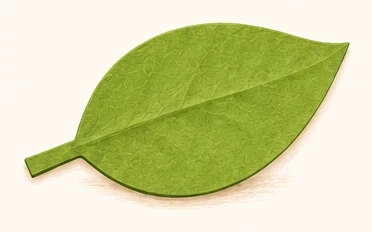
#> input picture assets/illustrationen/objekte/blatt_papier.webp, 372 x 232 px
$ python freistellen.py
#> lines starting #> are read from the running program, lines starting #| are printed output that depends on the picture
"""Freigestellte Kopien der Objekt-Bilder für die App (Originale in assets/ bleiben unverändert).
Der helle Hintergrund wird von den Rändern her per Flutfüllung transparent gemacht,
weiße Dinge innerhalb des Objekts (Wolke, Mond-Rückseite) bleiben erhalten.
Aufruf: python3 app/scripts/freistellen.py"""
import glob, os
from PIL import Image, ImageDraw, ImageFilter

ROOT = os.path.join(os.path.dirname(__file__), '..', '..')
SRC = os.path.join(ROOT, 'assets/illustrationen/objekte')
DST = os.path.join(ROOT, 'app/src/gen/objekte')
os.makedirs(DST, exist_ok=True)
OHNE = {'vogelschatten.webp', 'plakat.webp', 'gelbe_kreise_vorne.webp', 'gelbe_kreise_hinten.webp', 'kinder_hinten.webp', 'raum_leer.webp'}  # ganze Bilder mit eigenem Papiergrund: nicht freistellen
JOBS = [(f, os.path.join(DST, os.path.basename(f))) for f in sorted(glob.glob(os.path.join(SRC, '*.webp'))) if os.path.basename(f) not in OHNE and not os.path.basename(f).startswith(('u15_', 'pulli_', 'kraft_'))]
# Figuren, die im Spiel als Ding gelegt werden (z. B. Spur 2: die Lese-Raupe unter das Blatt)
FREI = os.path.join(ROOT, 'app/src/gen/frei')
os.makedirs(FREI, exist_ok=True)
JOBS += [(os.path.join(ROOT, f'assets/illustrationen/raupe/{n}.webp'), os.path.join(FREI, f'raupe_{n}.webp')) for n in ('staunt', 'lob')]
# Vorschau v7: alle Stimmungen der Lese-Raupe und der Kinder freigestellt (stehen auf dunklem Grund und auf Kork)
JOBS += [(os.path.join(ROOT, f'assets/illustrationen/raupe/{n}.webp'), os.path.join(FREI, f'raupe_{n}.webp')) for n in ('denkt', 'tipp', 'lacht', 'klatscht', 'traurig', 'muede')]
JOBS += [(os.path.join(ROOT, f'assets/illustrationen/{k}/{n}.webp'), os.path.join(FREI, f'{k}_{n}.webp')) for k in ('mila', 'ben', 'oskar') for n in ('denkt', 'froh', 'staunt', 'besorgt', 'lacht', 'traurig')]
# Garderobe (D-08): Symbole freistellen, Raupen-Figuren verkleinert freistellen
GAR = os.path.join(ROOT, 'assets/illustrationen/garderobe')
GDST = os.path.join(ROOT, 'app/src/gen/garderobe')
os.makedirs(GDST, exist_ok=True)
for n in ('fliege', 'schal', 'brille', 'notizbuch', 'taschenlampe', 'hut', 'mondbrosche', 'tasche'):
    JOBS += [(os.path.join(GAR, f'{n}.webp'), os.path.join(GDST, f'{n}.webp')), (os.path.join(GAR, f'raupe_{n}.webp'), os.path.join(GDST, f'raupe_{n}.webp'))]
# v8: Nebenfiguren (Kinder) freistellen
KDST = os.path.join(ROOT, 'app/src/gen/kinder')
os.makedirs(KDST, exist_ok=True)
JOBS += [(f, os.path.join(KDST, os.path.basename(f))) for f in sorted(glob.glob(os.path.join(ROOT, 'assets/illustrationen/kinder', '*.webp')))]
# Haus der Lese-Raupe (02_design/PROMPT_RAUPENHAUS.md): Raupe isst, Raupe mit goldener Lupe – nur, wenn die Bilder schon da sind
JOBS += [(f, os.path.join(FREI, 'raupe_' + os.path.basename(f))) for n in ('isst', 'schlaeft', 'lupe', 'brrr') for f in glob.glob(os.path.join(ROOT, f'assets/illustrationen/raupe/{n}.webp'))]
# Feinere Schwelle / größere Breite für Bilder mit weißen Flächen am Rand (Elster: weißer Bauch)
SCHWELLE = {}
BREITE = {'voegel.webp': 1400}
WARM = set()
for f, ziel in JOBS:
    src = Image.open(f)
#> src is the input picture: PIL image 372x232 RGB; mean R, G, B 208.8, 212.6, 160.3
    if src.mode == 'RGBA':  # hat schon Transparenz (z. B. Tasche, Mondbrosche): nur übernehmen
        src.save(ziel, 'WEBP', quality=88, method=6); print('✓', os.path.basename(f)); continue
    im = src.convert('RGB')
    b = BREITE.get(os.path.basename(f), 640)
    if max(im.size) > b + 60: im.thumbnail((b, b))  # große Figuren für die App verkleinern
    w, h = im.size
#> w = 372; h = 232
    work = im.copy()
    if os.path.basename(f) in WARM:  # cremiger Grund, weiße Flächen im Bild: nur warmen Grund als Hintergrund zählen
        wp = work.load()
        for yy in range(h):
            for xx in range(w):
                r_, g_, b_ = wp[xx, yy]
                wp[xx, yy] = (250, 246, 236) if (r_ > 228 and g_ > 224 and r_ - b_ >= 6) else (0, 0, 0) if (r_ > 228 and g_ > 224) else wp[xx, yy]
    seeds = [(0, 0), (w - 1, 0), (0, h - 1), (w - 1, h - 1), (w // 2, 0), (w // 2, h - 1), (0, h // 2), (w - 1, h // 2)]
    for s in seeds:
        if work.getpixel(s) != (255, 0, 255):
            ImageDraw.floodfill(work, s, (255, 0, 255), thresh=SCHWELLE.get(os.path.basename(f), 28))
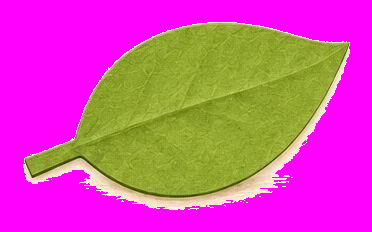
#> work: PIL image 372x232 RGB; mean R, G, B 209.4, 78, 168.1
    mask = Image.new('L', (w, h), 255)
#> mask: PIL image 372x232 L; every value is 255
    px, mp = work.load(), mask.load()
    for y in range(h):
        for x in range(w):
            if px[x, y] == (255, 0, 255):
                mp[x, y] = 0
    mask = mask.filter(ImageFilter.GaussianBlur(0.8))
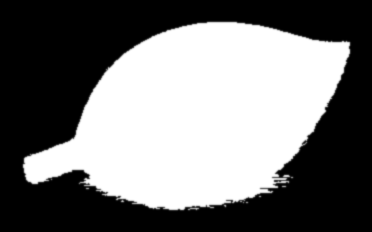
#> mask: PIL image 372x232 L; min 0, max 255, mean 116.6
    out = im.convert('RGBA')
    out.putalpha(mask)
    out.save(ziel, 'WEBP', quality=88, method=6)
    print('✓', os.path.basename(f))
#| ✓ blatt_papier.webp
#> pass 2 of the loop `for f, ziel in JOBS:`:
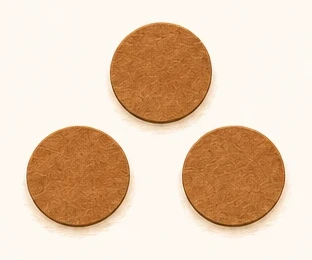
#> input picture assets/illustrationen/objekte/braune_kreise.webp, 312 x 260 px
#> src is the input picture: PIL image 312x260 RGB; mean R, G, B 230.8, 204.6, 180.8
#> after the loop `for s in seeds:`:
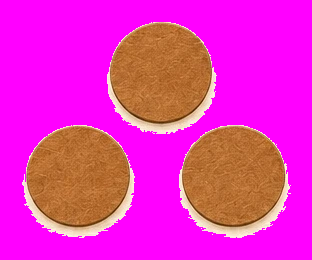
#> work: PIL image 312x260 RGB; mean R, G, B 231.5, 45.5, 189.8
#> `mask = mask.filter(ImageFilter.GaussianBlur(0.8))`:
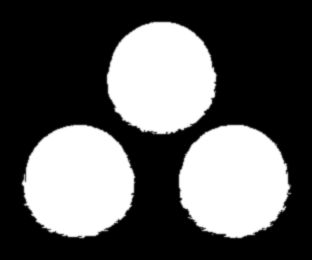
#> mask: PIL image 312x260 L; min 0, max 255, mean 91.4
#| ✓ braune_kreise.webp
#> pass 3 of the loop `for f, ziel in JOBS:`:
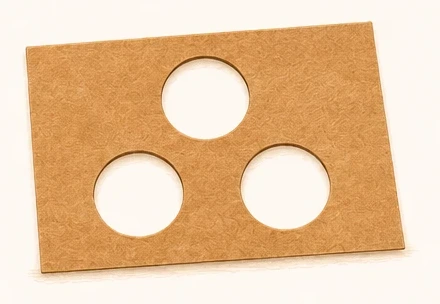
#> input picture assets/illustrationen/objekte/braunes_papier_loecher.webp, 440 x 304 px
#> src is the input picture: PIL image 440x304 RGB; mean R, G, B 233.4, 198.7, 162.1
#> after the loop `for s in seeds:`:
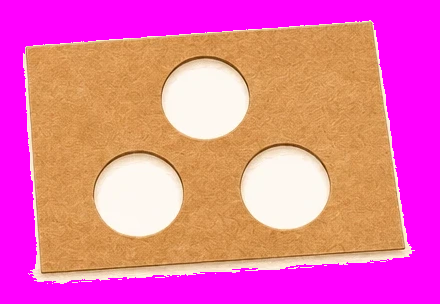
#> work: PIL image 440x304 RGB; mean R, G, B 233.8, 111.8, 166.9
#> `mask = mask.filter(ImageFilter.GaussianBlur(0.8))`:
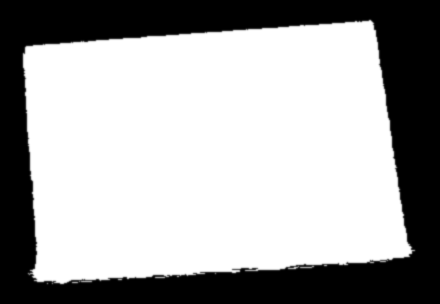
#> mask: PIL image 440x304 L; min 0, max 255, mean 165.6
#| ✓ braunes_papier_loecher.webp
#> (the run stopped early here; a loop or call above may not have finished)
